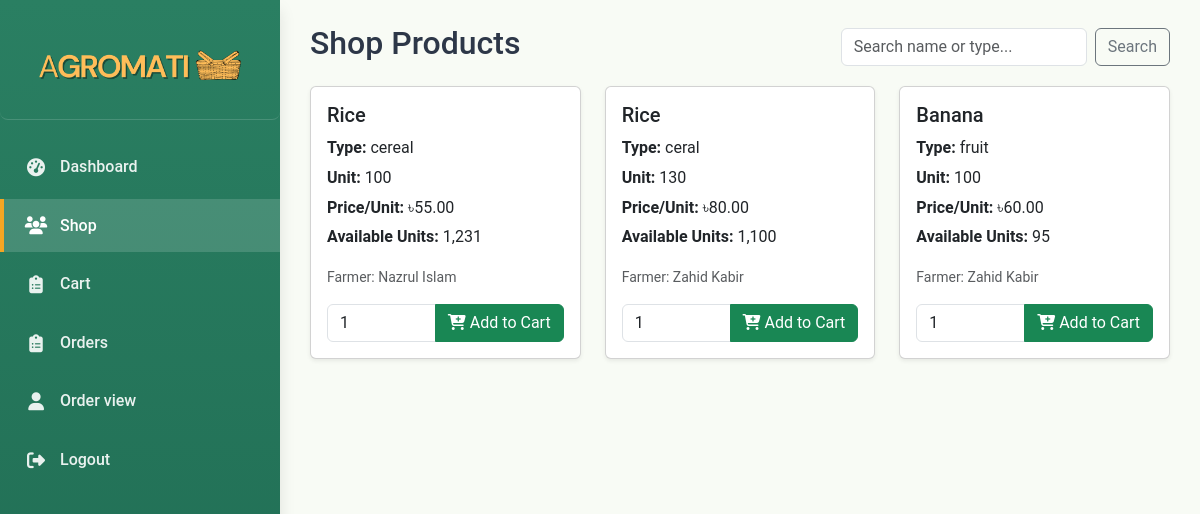
Screenshot of /shop.php (signed in) with the database file from the repository.
### tables this page shows
CREATE TABLE `products` (
  `id` int(11) NOT NULL,
  `user_id` int(11) NOT NULL,
  `name` varchar(100) NOT NULL,
  `type` varchar(50) NOT NULL,
  `unit_of_measure` varchar(20) NOT NULL,
  `seasonality` varchar(50) DEFAULT NULL,
  `nutrition` text DEFAULT NULL,
  `per_unit_price` decimal(10,2) NOT NULL,
  `total_units` int(11) NOT NULL,
  `total_price` decimal(10,2) GENERATED ALWAYS AS (`per_unit_price` * `total_units`) STORED,
  `created_at` timestamp NOT NULL DEFAULT current_timestamp()
);

CREATE TABLE `users` (
  `id` int(11) NOT NULL,
  `name` varchar(100) NOT NULL,
  `email` varchar(100) NOT NULL,
  `phone` varchar(20) NOT NULL,
  `password` varchar(255) NOT NULL,
  `created_at` timestamp NOT NULL DEFAULT current_timestamp()
);

### shop.php (the view, shortened to what this page needs)
<?php
$db = new mysqli('localhost','root','','agromatiDB');
$search = isset($_GET['q']) ? trim($_GET['q']) : '';
$sql = "SELECT p.id, p.name, p.type, p.unit_of_measure, p.per_unit_price, p.total_units, u.name AS farmer_name
        FROM products p
        JOIN users u ON u.id = p.user_id";
if ($search !== '') {
  $sql .= " WHERE p.name LIKE ? OR p.type LIKE ?";
  $stmt = $db->prepare($sql);
  $like = "%{$search}%";
  $stmt->bind_param("ss", $like, $like);
} else {
  $stmt = $db->prepare($sql);
}
$stmt->execute();
$res = $stmt->get_result();
$products = $res->fetch_all(MYSQLI_ASSOC);
?>
<!DOCTYPE html>
<html lang="en">
<head>
  <link rel="stylesheet" href="https://cdnjs.cloudflare.com/ajax/libs/font-awesome/6.4.0/css/all.min.css">
  <link href="https://cdn.jsdelivr.net/npm/bootstrap@5.3.0/dist/css/bootstrap.min.css" rel="stylesheet">
  <link rel="stylesheet" href="css/retailer_styles.css">
</head>
<body>
<div class="agri-container">
  <aside class="agri-sidebar">
      <div class="agri-sidebar-header">
            <img src="Image/logo.png" alt="AGROMATI Logo" class="logo-image">
      </div>
    <nav class="agri-sidebar-nav">
                <ul>
                    <li class="agri-nav-item" data-page="dashboard">
                        <a href="retailer_dashboard.php" class="agri-nav-link">
                            <i class="fas fa-tachometer-alt agri-nav-icon"></i>
                            Dashboard
                        </a>
                    </li>
                    <li class="agri-nav-item active" data-page="Shop">
                        <a href="shop.php" class="agri-nav-link">
                            <i class="fas fa-users agri-nav-icon"></i>
                            Shop
                        </a>
                    </li>
                    <li class="agri-nav-item" data-page="Cart">
                        <a href="cart.php" class="agri-nav-link">
                            <i class="fas fa-clipboard-list agri-nav-icon"></i>
                            Cart
                        </a>
                    </li>
                    <li class="agri-nav-item" data-page="My orders">
                        <a href="retailer_orders.php" class="agri-nav-link">
                            <i class="fas fa-clipboard-list agri-nav-icon"></i>
                            Orders
                        </a>
                    </li>
                    <li class="agri-nav-item" data-page="Order view">
                        <a href="retailer_order_view.php" class="agri-nav-link">
                            <i class="fas fa-user agri-nav-icon"></i>
                            Order view
                        </a>
                    </li>
                    <li class="agri-nav-item">
                        <a href="retailer_logout.php" class="agri-nav-link">
                            <i class="fas fa-sign-out-alt agri-nav-icon"></i>
                            Logout
                        </a>
                    </li>
                </ul>
            </nav>
  </aside>
  <main class="agri-main-content container py-4">
    <div class="d-flex justify-content-between align-items-center mb-3">
      <h2>Shop Products</h2>
      <form class="d-flex" method="get">
        <input name="q" class="form-control me-2" placeholder="Search name or type..." value="<?=htmlspecialchars($search)?>">
        <button class="btn btn-outline-secondary">Search</button>
      </form>
    </div>
    <div class="row">
      <?php foreach ($products as $p): ?>
      <div class="col-md-4 mb-4">
        <div class="card shadow-sm h-100">
          <div class="card-body d-flex flex-column">
            <h5 class="card-title"><?=htmlspecialchars($p['name'])?></h5>
            <p class="mb-1"><strong>Type:</strong> <?=htmlspecialchars($p['type'])?></p>
            <p class="mb-1"><strong>Unit:</strong> <?=htmlspecialchars($p['unit_of_measure'])?></p>
            <p class="mb-1"><strong>Price/Unit:</strong> ৳<?=number_format($p['per_unit_price'],2)?></p>
            <p class="mb-3"><strong>Available Units:</strong> <?=number_format($p['total_units'])?></p>
            <small class="text-muted mb-3">Farmer: <?=htmlspecialchars($p['farmer_name'])?></small>
            <form class="mt-auto" method="post" action="add_to_cart.php">
              <div class="input-group">
                <input type="number" name="quantity" class="form-control" min="1" max="<?=max(1,(int)$p['total_units'])?>" value="1" required>
                <button class="btn btn-success" type="submit" name="add_to_cart"><i class="fas fa-cart-plus me-1"></i>Add to Cart</button>
              </div>
            </form>
          </div>
        </div>
      </div>
      <?php endforeach; ?>
    </div>
  </main>
</div>
</body>
</html>

### css/retailer_styles.css (style rules this page uses)
:root { --primary: #2A7F62; --primary-dark: #1F6B52; --primary-light: rgba(42, 127, 98, 0.1); --secondary: #F5A623; --dark: #2D3748; --light: #F8FBF5; --gray: #E2E8F0; --dark-gray: #718096; --white: #FFFFFF; --error: #E53E3E; --success: #38A169; --warning: #ECC94B; --shadow: 0 4px 6px rgba(0, 0, 0, 0.1); --shadow-lg: 0 10px 15px rgba(0, 0, 0, 0.1); --transition: all 0.3s ease; --border-radius: 8px; }
* { margin: 0; padding: 0; box-sizing: border-box; }
body { font-family: 'Roboto', sans-serif; background-color: var(--light); color: var(--dark); line-height: 1.6; display: flex; min-height: 100vh; }
.agri-container { display: flex; width: 100%; }
.agri-sidebar { width: 280px; background: linear-gradient(180deg, var(--primary) 0%, var(--primary-dark) 100%); color: var(--white); padding: 20px 0; box-shadow: var(--shadow-lg); display: flex; flex-direction: column; flex-shrink: 0; transition: var(--transition); z-index: 1000; position: relative; }
.agri-sidebar-header { text-align: center; padding: 0 20px 20px; border-bottom: 1px solid rgba(255, 255, 255, 0.15); margin-bottom: 20px; }
.agri-sidebar-nav { flex: 1; }
.agri-sidebar-nav ul { list-style: none; padding: 0; margin: 0; }
.agri-nav-item { margin-bottom: 5px; position: relative; }
.agri-nav-link { display: flex; align-items: center; padding: 14px 20px; color: rgba(255, 255, 255, 0.9); text-decoration: none; font-size: 16px; font-weight: 500; transition: var(--transition); border-left: 4px solid transparent; }
.agri-nav-item.active .agri-nav-link { background-color: rgba(255, 255, 255, 0.15); color: var(--white); border-left: 4px solid var(--secondary); }
.agri-nav-icon { margin-right: 12px; font-size: 18px; width: 24px; text-align: center; }
.agri-main-content { flex-grow: 1; padding: 30px; background-color: var(--light); overflow-y: auto; transition: var(--transition); }
.agri-sidebar-header { width: 280px; height: 100px; margin-bottom: 20px; display: flex; align-items: center; justify-content: center; border-radius: 8px; padding: 8px; }
.logo-image { max-width: 100%; max-height: 100%; object-fit: contain; }

### rows the page displays
products: name "Rice", type "cereal", unit_of_measure "100", per_unit_price "55.00", total_units "1,231", user.name "Nazrul Islam"
products: name "Rice", type "ceral", unit_of_measure "130", per_unit_price "80.00", total_units "1,100", user.name "Zahid Kabir"
products: name "Banana", type "fruit", unit_of_measure "100", per_unit_price "60.00", total_units "95", user.name "Zahid Kabir"
